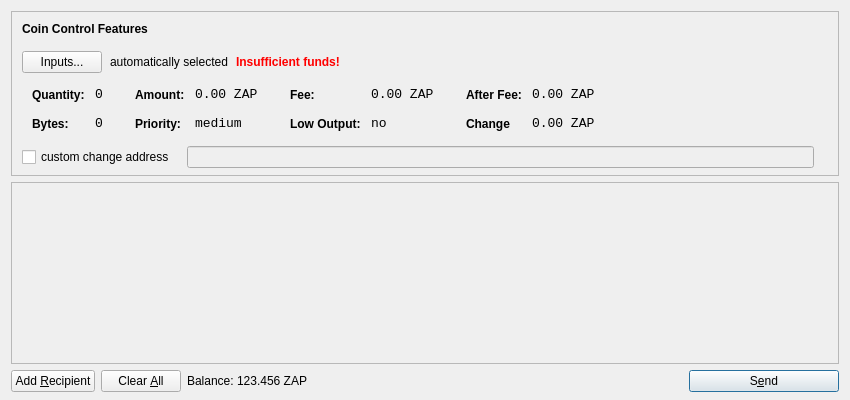
<?xml version="1.0" encoding="UTF-8"?>
<ui version="4.0">
 <class>SendCoinsDialog</class>
 <widget class="QDialog" name="SendCoinsDialog">
  <property name="geometry">
   <rect>
    <x>0</x>
    <y>0</y>
    <width>850</width>
    <height>400</height>
   </rect>
  </property>
  <property name="windowTitle">
   <string>Send Coins</string>
  </property>
  <layout class="QVBoxLayout" name="verticalLayout" stretch="0,1,0">
   <property name="bottomMargin">
    <number>8</number>
   </property>
   <item>
    <widget class="QFrame" name="frameCoinControl">
     <property name="sizePolicy">
      <sizepolicy hsizetype="Expanding" vsizetype="Expanding">
       <horstretch>0</horstretch>
       <verstretch>0</verstretch>
      </sizepolicy>
     </property>
     <property name="maximumSize">
      <size>
       <width>16777215</width>
       <height>16777215</height>
      </size>
     </property>
     <property name="frameShape">
      <enum>QFrame::StyledPanel</enum>
     </property>
     <property name="frameShadow">
      <enum>QFrame::Sunken</enum>
     </property>
     <layout class="QVBoxLayout" name="verticalLayoutCoinControl2">
      <property name="spacing">
       <number>-1</number>
      </property>
      <property name="leftMargin">
       <number>0</number>
      </property>
      <property name="topMargin">
       <number>0</number>
      </property>
      <property name="rightMargin">
       <number>0</number>
      </property>
      <property name="bottomMargin">
       <number>6</number>
      </property>
      <item>
       <layout class="QVBoxLayout" name="verticalLayoutCoinControl" stretch="0,0,0,0,1">
        <property name="spacing">
         <number>0</number>
        </property>
        <property name="leftMargin">
         <number>10</number>
        </property>
        <property name="topMargin">
         <number>10</number>
        </property>
        <item>
         <layout class="QHBoxLayout" name="horizontalLayoutCoinControl1">
          <property name="bottomMargin">
           <number>15</number>
          </property>
          <item>
           <widget class="QLabel" name="labelCoinControlFeatures">
            <property name="sizePolicy">
             <sizepolicy hsizetype="Preferred" vsizetype="Maximum">
              <horstretch>0</horstretch>
              <verstretch>0</verstretch>
             </sizepolicy>
            </property>
            <property name="font">
             <font>
              <weight>75</weight>
              <bold>true</bold>
             </font>
            </property>
            <property name="styleSheet">
             <string notr="true">font-weight:bold;</string>
            </property>
            <property name="text">
             <string>Coin Control Features</string>
            </property>
           </widget>
          </item>
         </layout>
        </item>
        <item>
         <layout class="QHBoxLayout" name="horizontalLayoutCoinControl2" stretch="0,0,0,0">
          <property name="spacing">
           <number>8</number>
          </property>
          <property name="bottomMargin">
           <number>10</number>
          </property>
          <item>
           <widget class="QPushButton" name="pushButtonCoinControl">
            <property name="styleSheet">
             <string notr="true"/>
            </property>
            <property name="text">
             <string>Inputs...</string>
            </property>
           </widget>
          </item>
          <item>
           <widget class="QLabel" name="labelCoinControlAutomaticallySelected">
            <property name="text">
             <string>automatically selected</string>
            </property>
            <property name="margin">
             <number>5</number>
            </property>
           </widget>
          </item>
          <item>
           <widget class="QLabel" name="labelCoinControlInsuffFunds">
            <property name="font">
             <font>
              <weight>75</weight>
              <bold>true</bold>
             </font>
            </property>
            <property name="styleSheet">
             <string notr="true">color:red;font-weight:bold;</string>
            </property>
            <property name="text">
             <string>Insufficient funds!</string>
            </property>
            <property name="margin">
             <number>5</number>
            </property>
           </widget>
          </item>
          <item>
           <spacer name="horizontalSpacerCoinControl">
            <property name="orientation">
             <enum>Qt::Horizontal</enum>
            </property>
            <property name="sizeHint" stdset="0">
             <size>
              <width>40</width>
              <height>1</height>
             </size>
            </property>
           </spacer>
          </item>
         </layout>
        </item>
        <item>
         <widget class="QWidget" name="widgetCoinControl" native="true">
          <property name="sizePolicy">
           <sizepolicy hsizetype="Preferred" vsizetype="Preferred">
            <horstretch>0</horstretch>
            <verstretch>0</verstretch>
           </sizepolicy>
          </property>
          <property name="minimumSize">
           <size>
            <width>0</width>
            <height>0</height>
           </size>
          </property>
          <property name="styleSheet">
           <string notr="true"/>
          </property>
          <layout class="QHBoxLayout" name="horizontalLayoutCoinControl5">
           <property name="margin">
            <number>0</number>
           </property>
           <item>
            <layout class="QHBoxLayout" name="horizontalLayoutCoinControl3" stretch="0,0,0,1">
             <property name="spacing">
              <number>20</number>
             </property>
             <property name="topMargin">
              <number>0</number>
             </property>
             <property name="bottomMargin">
              <number>10</number>
             </property>
             <item>
              <layout class="QFormLayout" name="formLayoutCoinControl1">
               <property name="horizontalSpacing">
                <number>10</number>
               </property>
               <property name="verticalSpacing">
                <number>14</number>
               </property>
               <property name="leftMargin">
                <number>10</number>
               </property>
               <property name="topMargin">
                <number>4</number>
               </property>
               <property name="rightMargin">
                <number>6</number>
               </property>
               <item row="0" column="0">
                <widget class="QLabel" name="labelCoinControlQuantityText">
                 <property name="styleSheet">
                  <string notr="true">font-weight:bold;</string>
                 </property>
                 <property name="text">
                  <string>Quantity:</string>
                 </property>
                 <property name="margin">
                  <number>0</number>
                 </property>
                </widget>
               </item>
               <item row="0" column="1">
                <widget class="QLabel" name="labelCoinControlQuantity">
                 <property name="font">
                  <font>
                   <family>Monospace</family>
                   <pointsize>10</pointsize>
                  </font>
                 </property>
                 <property name="cursor">
                  <cursorShape>IBeamCursor</cursorShape>
                 </property>
                 <property name="contextMenuPolicy">
                  <enum>Qt::ActionsContextMenu</enum>
                 </property>
                 <property name="text">
                  <string>0</string>
                 </property>
                 <property name="margin">
                  <number>0</number>
                 </property>
                 <property name="textInteractionFlags">
                  <set>Qt::LinksAccessibleByMouse|Qt::TextSelectableByKeyboard|Qt::TextSelectableByMouse</set>
                 </property>
                </widget>
               </item>
               <item row="1" column="0">
                <widget class="QLabel" name="labelCoinControlBytesText">
                 <property name="styleSheet">
                  <string notr="true">font-weight:bold;</string>
                 </property>
                 <property name="text">
                  <string>Bytes:</string>
                 </property>
                </widget>
               </item>
               <item row="1" column="1">
                <widget class="QLabel" name="labelCoinControlBytes">
                 <property name="font">
                  <font>
                   <family>Monospace</family>
                   <pointsize>10</pointsize>
                  </font>
                 </property>
                 <property name="cursor">
                  <cursorShape>IBeamCursor</cursorShape>
                 </property>
                 <property name="contextMenuPolicy">
                  <enum>Qt::ActionsContextMenu</enum>
                 </property>
                 <property name="text">
                  <string>0</string>
                 </property>
                 <property name="textInteractionFlags">
                  <set>Qt::LinksAccessibleByMouse|Qt::TextSelectableByKeyboard|Qt::TextSelectableByMouse</set>
                 </property>
                </widget>
               </item>
              </layout>
             </item>
             <item>
              <layout class="QFormLayout" name="formLayoutCoinControl2">
               <property name="horizontalSpacing">
                <number>10</number>
               </property>
               <property name="verticalSpacing">
                <number>14</number>
               </property>
               <property name="leftMargin">
                <number>6</number>
               </property>
               <property name="topMargin">
                <number>4</number>
               </property>
               <property name="rightMargin">
                <number>6</number>
               </property>
               <item row="0" column="0">
                <widget class="QLabel" name="labelCoinControlAmountText">
                 <property name="styleSheet">
                  <string notr="true">font-weight:bold;</string>
                 </property>
                 <property name="text">
                  <string>Amount:</string>
                 </property>
                 <property name="margin">
                  <number>0</number>
                 </property>
                </widget>
               </item>
               <item row="0" column="1">
                <widget class="QLabel" name="labelCoinControlAmount">
                 <property name="font">
                  <font>
                   <family>Monospace</family>
                   <pointsize>10</pointsize>
                  </font>
                 </property>
                 <property name="cursor">
                  <cursorShape>IBeamCursor</cursorShape>
                 </property>
                 <property name="contextMenuPolicy">
                  <enum>Qt::ActionsContextMenu</enum>
                 </property>
                 <property name="text">
                  <string>0.00 ZAP</string>
                 </property>
                 <property name="textInteractionFlags">
                  <set>Qt::LinksAccessibleByMouse|Qt::TextSelectableByKeyboard|Qt::TextSelectableByMouse</set>
                 </property>
                </widget>
               </item>
               <item row="1" column="0">
                <widget class="QLabel" name="labelCoinControlPriorityText">
                 <property name="styleSheet">
                  <string notr="true">font-weight:bold;</string>
                 </property>
                 <property name="text">
                  <string>Priority:</string>
                 </property>
                </widget>
               </item>
               <item row="1" column="1">
                <widget class="QLabel" name="labelCoinControlPriority">
                 <property name="font">
                  <font>
                   <family>Monospace</family>
                   <pointsize>10</pointsize>
                  </font>
                 </property>
                 <property name="cursor">
                  <cursorShape>IBeamCursor</cursorShape>
                 </property>
                 <property name="contextMenuPolicy">
                  <enum>Qt::ActionsContextMenu</enum>
                 </property>
                 <property name="text">
                  <string>medium</string>
                 </property>
                 <property name="textInteractionFlags">
                  <set>Qt::LinksAccessibleByMouse|Qt::TextSelectableByKeyboard|Qt::TextSelectableByMouse</set>
                 </property>
                </widget>
               </item>
              </layout>
             </item>
             <item>
              <layout class="QFormLayout" name="formLayoutCoinControl3">
               <property name="horizontalSpacing">
                <number>10</number>
               </property>
               <property name="verticalSpacing">
                <number>14</number>
               </property>
               <property name="leftMargin">
                <number>6</number>
               </property>
               <property name="topMargin">
                <number>4</number>
               </property>
               <property name="rightMargin">
                <number>6</number>
               </property>
               <item row="0" column="0">
                <widget class="QLabel" name="labelCoinControlFeeText">
                 <property name="styleSheet">
                  <string notr="true">font-weight:bold;</string>
                 </property>
                 <property name="text">
                  <string>Fee:</string>
                 </property>
                 <property name="margin">
                  <number>0</number>
                 </property>
                </widget>
               </item>
               <item row="0" column="1">
                <widget class="QLabel" name="labelCoinControlFee">
                 <property name="font">
                  <font>
                   <family>Monospace</family>
                   <pointsize>10</pointsize>
                  </font>
                 </property>
                 <property name="cursor">
                  <cursorShape>IBeamCursor</cursorShape>
                 </property>
                 <property name="contextMenuPolicy">
                  <enum>Qt::ActionsContextMenu</enum>
                 </property>
                 <property name="text">
                  <string>0.00 ZAP</string>
                 </property>
                 <property name="textInteractionFlags">
                  <set>Qt::LinksAccessibleByMouse|Qt::TextSelectableByKeyboard|Qt::TextSelectableByMouse</set>
                 </property>
                </widget>
               </item>
               <item row="1" column="0">
                <widget class="QLabel" name="labelCoinControlLowOutputText">
                 <property name="styleSheet">
                  <string notr="true">font-weight:bold;</string>
                 </property>
                 <property name="text">
                  <string>Low Output:</string>
                 </property>
                </widget>
               </item>
               <item row="1" column="1">
                <widget class="QLabel" name="labelCoinControlLowOutput">
                 <property name="font">
                  <font>
                   <family>Monospace</family>
                   <pointsize>10</pointsize>
                  </font>
                 </property>
                 <property name="cursor">
                  <cursorShape>IBeamCursor</cursorShape>
                 </property>
                 <property name="contextMenuPolicy">
                  <enum>Qt::ActionsContextMenu</enum>
                 </property>
                 <property name="text">
                  <string>no</string>
                 </property>
                 <property name="textInteractionFlags">
                  <set>Qt::LinksAccessibleByMouse|Qt::TextSelectableByKeyboard|Qt::TextSelectableByMouse</set>
                 </property>
                </widget>
               </item>
              </layout>
             </item>
             <item>
              <layout class="QFormLayout" name="formLayoutCoinControl4">
               <property name="horizontalSpacing">
                <number>10</number>
               </property>
               <property name="verticalSpacing">
                <number>14</number>
               </property>
               <property name="leftMargin">
                <number>6</number>
               </property>
               <property name="topMargin">
                <number>4</number>
               </property>
               <property name="rightMargin">
                <number>6</number>
               </property>
               <item row="0" column="0">
                <widget class="QLabel" name="labelCoinControlAfterFeeText">
                 <property name="styleSheet">
                  <string notr="true">font-weight:bold;</string>
                 </property>
                 <property name="text">
                  <string>After Fee:</string>
                 </property>
                 <property name="margin">
                  <number>0</number>
                 </property>
                </widget>
               </item>
               <item row="0" column="1">
                <widget class="QLabel" name="labelCoinControlAfterFee">
                 <property name="font">
                  <font>
                   <family>Monospace</family>
                   <pointsize>10</pointsize>
                  </font>
                 </property>
                 <property name="cursor">
                  <cursorShape>IBeamCursor</cursorShape>
                 </property>
                 <property name="contextMenuPolicy">
                  <enum>Qt::ActionsContextMenu</enum>
                 </property>
                 <property name="text">
                  <string>0.00 ZAP</string>
                 </property>
                 <property name="textInteractionFlags">
                  <set>Qt::LinksAccessibleByMouse|Qt::TextSelectableByKeyboard|Qt::TextSelectableByMouse</set>
                 </property>
                </widget>
               </item>
               <item row="1" column="0">
                <widget class="QLabel" name="labelCoinControlChangeText">
                 <property name="styleSheet">
                  <string notr="true">font-weight:bold;</string>
                 </property>
                 <property name="text">
                  <string>Change</string>
                 </property>
                </widget>
               </item>
               <item row="1" column="1">
                <widget class="QLabel" name="labelCoinControlChange">
                 <property name="font">
                  <font>
                   <family>Monospace</family>
                   <pointsize>10</pointsize>
                  </font>
                 </property>
                 <property name="cursor">
                  <cursorShape>IBeamCursor</cursorShape>
                 </property>
                 <property name="contextMenuPolicy">
                  <enum>Qt::ActionsContextMenu</enum>
                 </property>
                 <property name="text">
                  <string>0.00 ZAP</string>
                 </property>
                 <property name="textInteractionFlags">
                  <set>Qt::LinksAccessibleByMouse|Qt::TextSelectableByKeyboard|Qt::TextSelectableByMouse</set>
                 </property>
                </widget>
               </item>
              </layout>
             </item>
            </layout>
           </item>
          </layout>
         </widget>
        </item>
        <item>
         <layout class="QHBoxLayout" name="horizontalLayoutCoinControl4" stretch="0,0,0">
          <property name="spacing">
           <number>12</number>
          </property>
          <property name="sizeConstraint">
           <enum>QLayout::SetDefaultConstraint</enum>
          </property>
          <property name="topMargin">
           <number>5</number>
          </property>
          <property name="rightMargin">
           <number>5</number>
          </property>
          <item>
           <widget class="QCheckBox" name="checkBoxCoinControlChange">
            <property name="text">
             <string>custom change address</string>
            </property>
           </widget>
          </item>
          <item>
           <widget class="QLineEdit" name="lineEditCoinControlChange">
            <property name="enabled">
             <bool>false</bool>
            </property>
            <property name="sizePolicy">
             <sizepolicy hsizetype="Expanding" vsizetype="Fixed">
              <horstretch>0</horstretch>
              <verstretch>0</verstretch>
             </sizepolicy>
            </property>
           </widget>
          </item>
          <item>
           <widget class="QLabel" name="labelCoinControlChangeLabel">
            <property name="sizePolicy">
             <sizepolicy hsizetype="Preferred" vsizetype="Expanding">
              <horstretch>0</horstretch>
              <verstretch>0</verstretch>
             </sizepolicy>
            </property>
            <property name="minimumSize">
             <size>
              <width>0</width>
              <height>0</height>
             </size>
            </property>
            <property name="text">
             <string/>
            </property>
            <property name="margin">
             <number>3</number>
            </property>
           </widget>
          </item>
         </layout>
        </item>
        <item>
         <spacer name="verticalSpacerCoinControl">
          <property name="orientation">
           <enum>Qt::Vertical</enum>
          </property>
          <property name="sizeHint" stdset="0">
           <size>
            <width>800</width>
            <height>1</height>
           </size>
          </property>
         </spacer>
        </item>
       </layout>
      </item>
     </layout>
    </widget>
   </item>
   <item>
    <widget class="QScrollArea" name="scrollArea">
     <property name="widgetResizable">
      <bool>true</bool>
     </property>
     <widget class="QWidget" name="scrollAreaWidgetContents">
      <property name="geometry">
       <rect>
        <x>0</x>
        <y>0</y>
        <width>830</width>
        <height>165</height>
       </rect>
      </property>
      <layout class="QVBoxLayout" name="verticalLayout_2">
       <property name="margin">
        <number>0</number>
       </property>
       <item>
        <layout class="QVBoxLayout" name="entries">
         <property name="spacing">
          <number>6</number>
         </property>
        </layout>
       </item>
       <item>
        <spacer name="verticalSpacer">
         <property name="orientation">
          <enum>Qt::Vertical</enum>
         </property>
         <property name="sizeHint" stdset="0">
          <size>
           <width>20</width>
           <height>40</height>
          </size>
         </property>
        </spacer>
       </item>
      </layout>
     </widget>
    </widget>
   </item>
   <item>
    <layout class="QHBoxLayout" name="horizontalLayout">
     <item>
      <widget class="QPushButton" name="addButton">
       <property name="toolTip">
        <string>Send to multiple recipients at once</string>
       </property>
       <property name="text">
        <string>Add &amp;Recipient</string>
       </property>
       <property name="icon">
        <iconset resource="../bitcoin.qrc">
         <normaloff>:/icons/add</normaloff>:/icons/add</iconset>
       </property>
       <property name="autoDefault">
        <bool>false</bool>
       </property>
      </widget>
     </item>
     <item>
      <widget class="QPushButton" name="clearButton">
       <property name="sizePolicy">
        <sizepolicy hsizetype="Minimum" vsizetype="Fixed">
         <horstretch>0</horstretch>
         <verstretch>0</verstretch>
        </sizepolicy>
       </property>
       <property name="toolTip">
        <string>Remove all transaction fields</string>
       </property>
       <property name="text">
        <string>Clear &amp;All</string>
       </property>
       <property name="icon">
        <iconset resource="../bitcoin.qrc">
         <normaloff>:/icons/remove</normaloff>:/icons/remove</iconset>
       </property>
       <property name="autoRepeatDelay">
        <number>300</number>
       </property>
       <property name="autoDefault">
        <bool>false</bool>
       </property>
      </widget>
     </item>
     <item>
      <layout class="QHBoxLayout" name="horizontalLayout_2">
       <property name="spacing">
        <number>3</number>
       </property>
       <item>
        <widget class="QLabel" name="label">
         <property name="sizePolicy">
          <sizepolicy hsizetype="Preferred" vsizetype="Fixed">
           <horstretch>0</horstretch>
           <verstretch>0</verstretch>
          </sizepolicy>
         </property>
         <property name="text">
          <string>Balance:</string>
         </property>
        </widget>
       </item>
       <item>
        <widget class="QLabel" name="labelBalance">
         <property name="sizePolicy">
          <sizepolicy hsizetype="Preferred" vsizetype="Fixed">
           <horstretch>0</horstretch>
           <verstretch>0</verstretch>
          </sizepolicy>
         </property>
         <property name="cursor">
          <cursorShape>IBeamCursor</cursorShape>
         </property>
         <property name="text">
          <string>123.456 ZAP</string>
         </property>
         <property name="textInteractionFlags">
          <set>Qt::LinksAccessibleByMouse|Qt::TextSelectableByKeyboard|Qt::TextSelectableByMouse</set>
         </property>
        </widget>
       </item>
      </layout>
     </item>
     <item>
      <spacer name="horizontalSpacer">
       <property name="orientation">
        <enum>Qt::Horizontal</enum>
       </property>
       <property name="sizeHint" stdset="0">
        <size>
         <width>40</width>
         <height>20</height>
        </size>
       </property>
      </spacer>
     </item>
     <item>
      <widget class="QPushButton" name="sendButton">
       <property name="minimumSize">
        <size>
         <width>150</width>
         <height>0</height>
        </size>
       </property>
       <property name="toolTip">
        <string>Confirm the send action</string>
       </property>
       <property name="text">
        <string>S&amp;end</string>
       </property>
       <property name="icon">
        <iconset resource="../bitcoin.qrc">
         <normaloff>:/icons/send</normaloff>:/icons/send</iconset>
       </property>
       <property name="default">
        <bool>true</bool>
       </property>
      </widget>
     </item>
    </layout>
   </item>
  </layout>
 </widget>
 <resources>
  <include location="../bitcoin.qrc"/>
 </resources>
 <connections/>
</ui>
